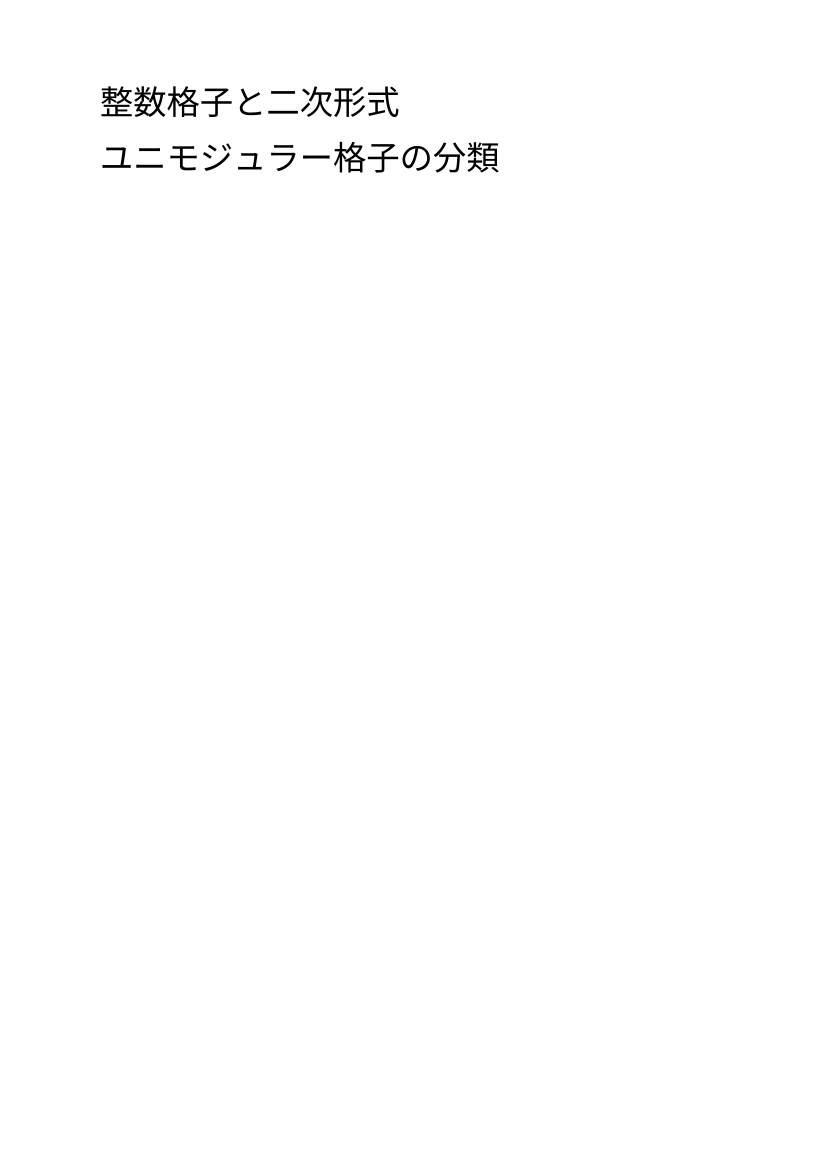

This chart was generated by the following Python code:
# /// script
# requires-python = ">=3.14"
# dependencies = ["reportlab"]
# ///
"""Writes japanese-text.pdf: one page of Japanese text in a CID font the PDF does not embed
(reportlab's HeiseiMin-W3, Adobe-Japan1), so a viewer draws it with a fallback font."""

from pathlib import Path

from reportlab.lib.pagesizes import A4
from reportlab.pdfbase import pdfmetrics
from reportlab.pdfbase.cidfonts import UnicodeCIDFont
from reportlab.pdfgen.canvas import Canvas

pdfmetrics.registerFont(UnicodeCIDFont("HeiseiMin-W3"))
canvas = Canvas(str(Path(__file__).with_suffix(".pdf")), pagesize=A4, invariant=True)
canvas.setTitle("Lattice notes in Japanese")
canvas.setFont("HeiseiMin-W3", 24)
canvas.drawString(72, 760, "整数格子と二次形式")
canvas.drawString(72, 720, "ユニモジュラー格子の分類")
canvas.showPage()
canvas.save()
